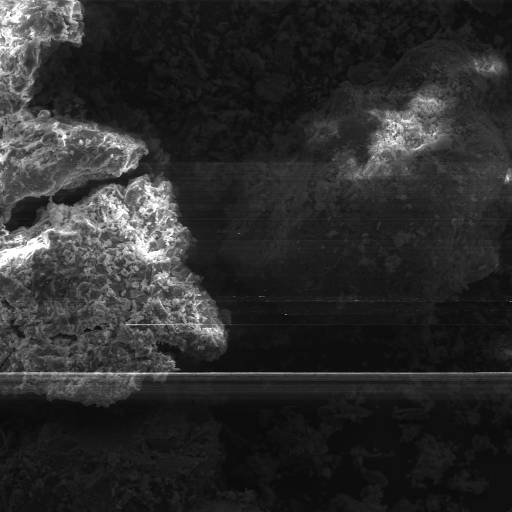
#> input picture MasterThesisLatex/images/chapter4/fail.png, 1024 x 1024 px (shown at 1/2 size)
$ python tz_dataset_rotate.py --dataset-folder ../../MasterThesisLatex/images/chapter4
#> lines starting #> are read from the running program, lines starting #| are printed output that depends on the picture
"""
This script allows to crop the asbestos images into 256x256 images for input into alexnet
"""

# Utils
import argparse
import os
from PIL import Image


def rotate_images(dataset_folder):
    """
    Resize all images contained within dataset_folder.
    Parameters
    ----------
    dataset_folder : str
        Path to the dataset folder
    Returns
    -------
        None
    """
#> called with dataset_folder = '../../MasterThesisLatex/images/chapter4'

    # Get all the files recursively from the given dataset_folder
    recursiveFiles = [os.path.join(dp, f) for dp, dn, fn in os.walk(dataset_folder) for f in fn if f.endswith('png')]

    print(recursiveFiles)

    size = 256, 256

    for infile in recursiveFiles:
        file_name = infile[:-4]
        try:
            for angle in [90, 180, 270]:
                image_obj = Image.open(infile)
#> image_obj is the input picture: PIL image 1024x1024 L; min 10, max 255, mean 44.1
                rotated_image = image_obj.rotate(angle)
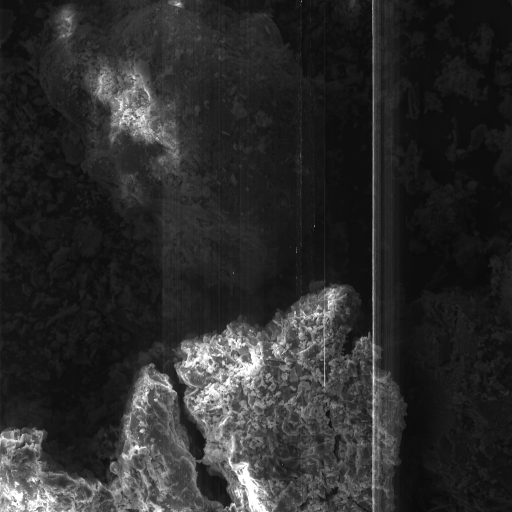
#> rotated_image: PIL image 1024x1024 L (shown at 1/2 size); min 10, max 255, mean 44.1
                new_file_name = file_name + "_" + str(angle) + ".png"
                rotated_image.save(new_file_name)

            print("SUCCESS")
        except:
            print("FAIL")

    return


if __name__ == "__main__":
    parser = argparse.ArgumentParser(formatter_class=argparse.ArgumentDefaultsHelpFormatter,
                                     description='This script rotates all images and saves them all')

    parser.add_argument('--dataset-folder',
                        help='path to the dataset.',
                        required=True,
                        type=str,
                        default=None)

    args = parser.parse_args()

    rotate_images(dataset_folder=args.dataset_folder)

$ run again, with MasterThesisLatex/images/chapter4/asbestos.png copied over MasterThesisLatex/images/chapter4/fail.png
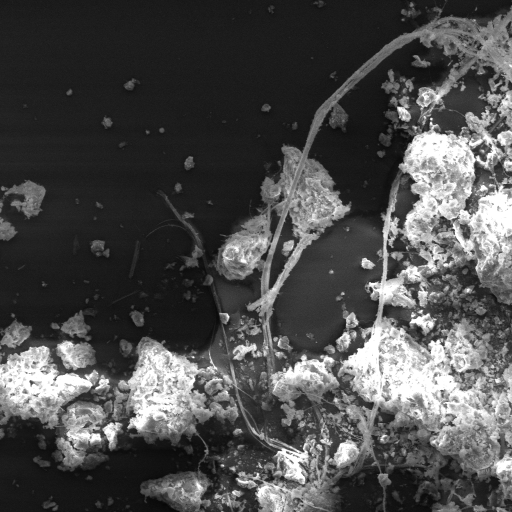
#> input picture MasterThesisLatex/images/chapter4/asbestos.png, 1024 x 1024 px (shown at 1/2 size)
#> in rotate_images, image_obj is the input picture: PIL image 1024x1024 L; min 5, max 255, mean 77.2
#> in rotate_images, `rotated_image = image_obj.rotate(angle)`:
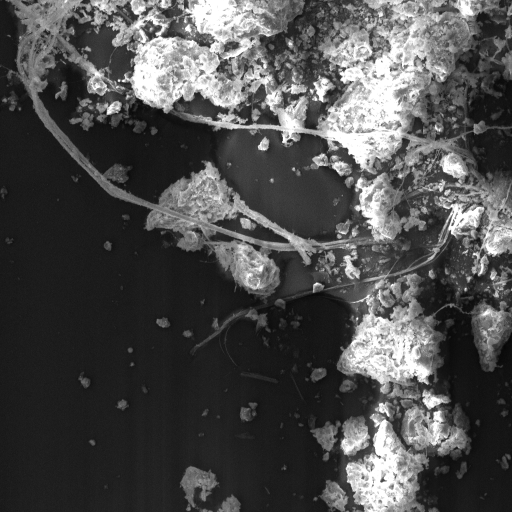
#> rotated_image: PIL image 1024x1024 L (shown at 1/2 size); min 5, max 255, mean 77.2
